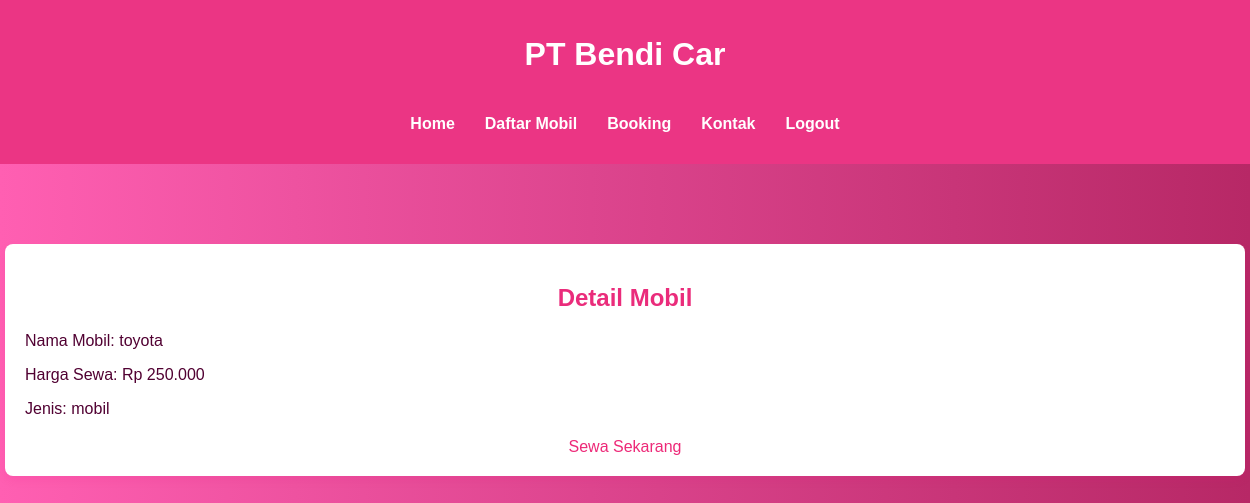
Page /detail_mobil.php?id=5 on the committed database.
### tables this page shows
CREATE TABLE `kendaraan` (
  `id_kendaraan` int(11) NOT NULL,
  `harga` int(11) NOT NULL,
  `jenis` varchar(50) NOT NULL,
  `merk` varchar(100) NOT NULL,
  `no_pol` varchar(20) NOT NULL
);

### detail_mobil.php (the view, shortened to what this page needs)
<?php
include 'koneksi.php';
$id = $_GET['id'];
$query = "SELECT * FROM kendaraan WHERE id_kendaraan = $id";
$result = mysqli_query($koneksi, $query);
$mobil = mysqli_fetch_assoc($result);
?>
<!DOCTYPE html>
<html lang="id">
<head>
    <link rel="stylesheet" href="style.css">
</head>
<body>
<header>
        <div class="navbar">
            <h1>PT Bendi Car</h1>
            <nav>
                <ul>
                    <li><a href="dashboard.php">Home</a></li>
                    <li><a href="mobil.php">Daftar Mobil</a></li>
                    <li><a href="booking.php">Booking</a></li>
                    <li><a href="kontak.php">Kontak</a></li>
                    <li><a href="logout.php">Logout</a></li>
                </ul>
            </nav>
        </div>
    </header>
    <div class="container">
        <h2>Detail Mobil</h2>
        <p>Nama Mobil: <?php echo $mobil['merk']; ?></p>
        <p>Harga Sewa: Rp <?php echo number_format($mobil['harga'], 0, ',', '.'); ?></p>
        <p>Jenis: <?php echo $mobil['jenis']; ?></p>
        <a href="booking.php?id=<?php echo $mobil['id_kendaraan']; ?>">Sewa Sekarang</a>
    </div>
</body>
</html>

### style.css (style rules this page uses)
body { font-family: Arial, sans-serif; margin: 0; padding: 0; background: linear-gradient(to right, #ff5fb2, #b72866); color: #510132; }
.container { width: 100%; max-width: 1200px; margin: 80px auto; padding: 20px; background: #fff; border-radius: 8px; box-shadow: 0 4px 8px rgba(224, 9, 113, 0.1); }
h2 { text-align: center; margin-bottom: 20px; color: #ea2c7b; }
header { background-color: #eb3584; color: white; padding: 15px; text-align: center; }
.navbar nav ul { list-style: none; padding: 0; display: flex; justify-content: center; }
.navbar nav ul li { margin: 0 15px; }
.navbar nav ul li a { color: white; text-decoration: none; font-weight: bold; }
a { display: block; text-align: center; margin-top: 20px; text-decoration: none; color: #ed2978; }

### rows in the picture
kendaraan: merk "toyota", harga "250.000", jenis "mobil"
